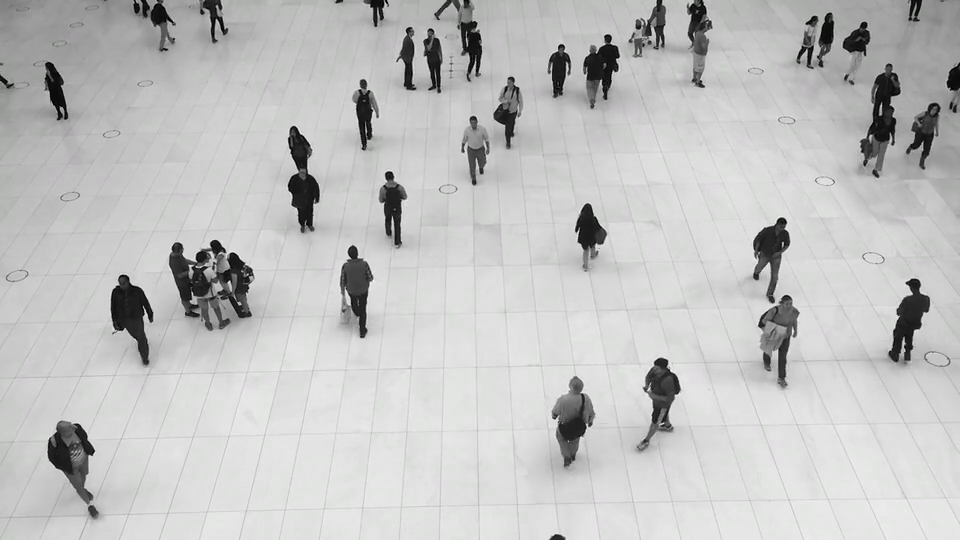
#> input picture frame 34 of 06_CV_영상처리실습자료/cv_images/walk.mp4, 960 x 540 px, given in place of city.mp4, which was not available
$ jupyter execute 'C-11_퀴즈.ipynb'   (text cells are left out)
#> lines starting #> are read from the running program, lines starting #| are printed output that depends on the picture
[cell 1]
# 동영상 실행하기
import cv2

cap = cv2.VideoCapture('city.mp4')

while cap.isOpened():
    ret, frame = cap.read()
#> frame is the input picture: shape (540, 960, 3); mean B, G, R 193.4, 193.8, 193.5

    if not ret:
        break

    cv2.imshow('video', frame)

    if cv2.waitKey(1) == ord('q'):
#> (key q is pressed here)
        break

cap.release()
cv2.destroyAllWindows()

[cell 2]
import cv2

cap = cv2.VideoCapture('city.mp4')
fourcc = cv2.VideoWriter_fourcc(*'DIVX')   # 비디오 파일 저장

width = round(cap.get(cv2.CAP_PROP_FRAME_WIDTH))
height = round(cap.get(cv2.CAP_PROP_FRAME_HEIGHT))
fps = cap.get(cv2.CAP_PROP_FPS)

out = cv2.VideoWriter('city_output.avi', fourcc, fps*4, (height, width))

while cap.isOpened():
    ret, frame = cap.read()

    if not ret:
        break

    rotate_frame = cv2.rotate(frame, cv2.ROTATE_90_COUNTERCLOCKWISE) # 시계 반대방향으로 90회전
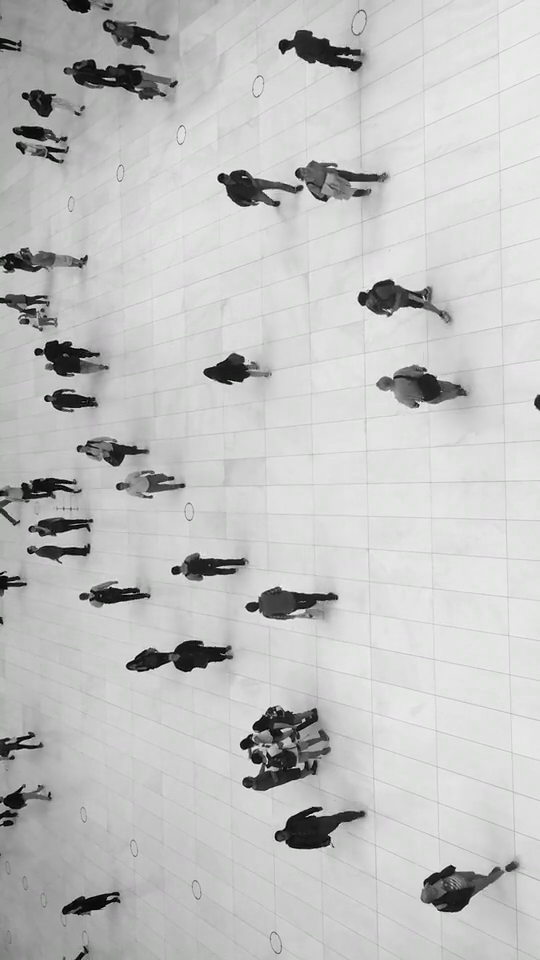
#> rotate_frame: shape (960, 540, 3); mean B, G, R 193.4, 193.8, 193.5
    out.write(rotate_frame)

    cv2.imshow('video', frame)

    if cv2.waitKey(1) == ord('q'):
#> (key q is pressed here)
        break

out.release()
cap.release()
cv2.destroyAllWindows()


$ run again, starting later in the video
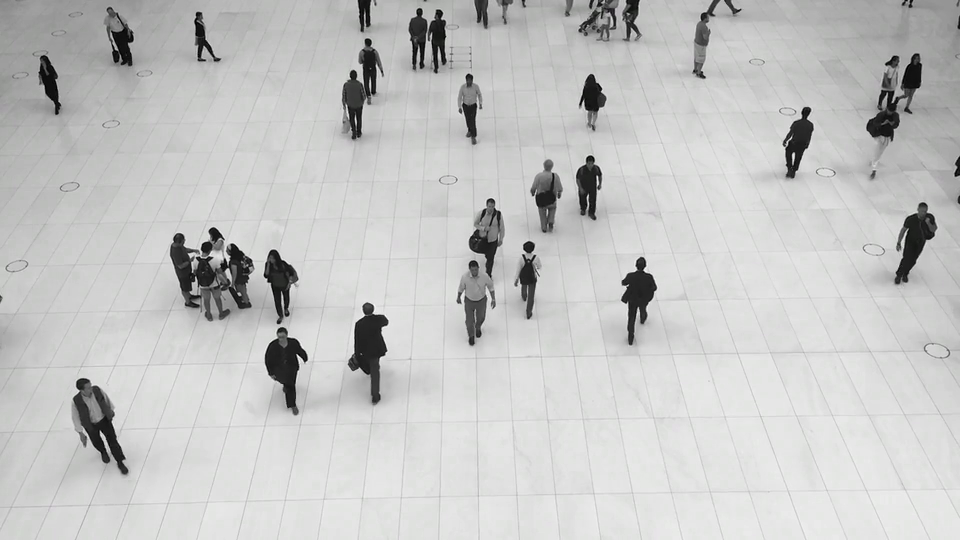
#> input picture frame 153 of 06_CV_영상처리실습자료/cv_images/walk.mp4, 960 x 540 px, given in place of city.mp4, which was not available
#> frame is the input picture: shape (540, 960, 3); mean B, G, R 196.3, 196.9, 196.5
#> `rotate_frame = cv2.rotate(frame, cv2.ROTATE_90_COUNTERCLOCKWISE)`:
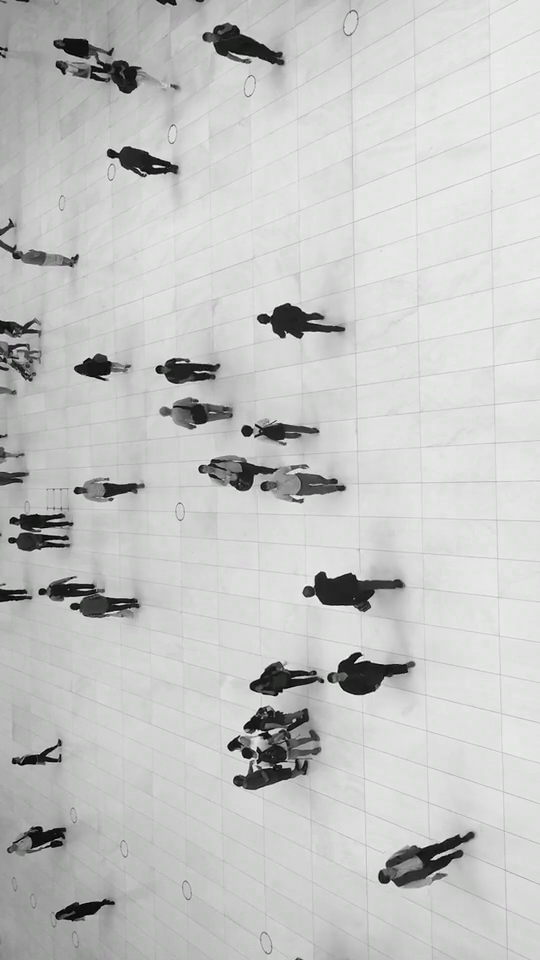
#> rotate_frame: shape (960, 540, 3); mean B, G, R 196.3, 196.9, 196.5

$ run again, starting later in the video
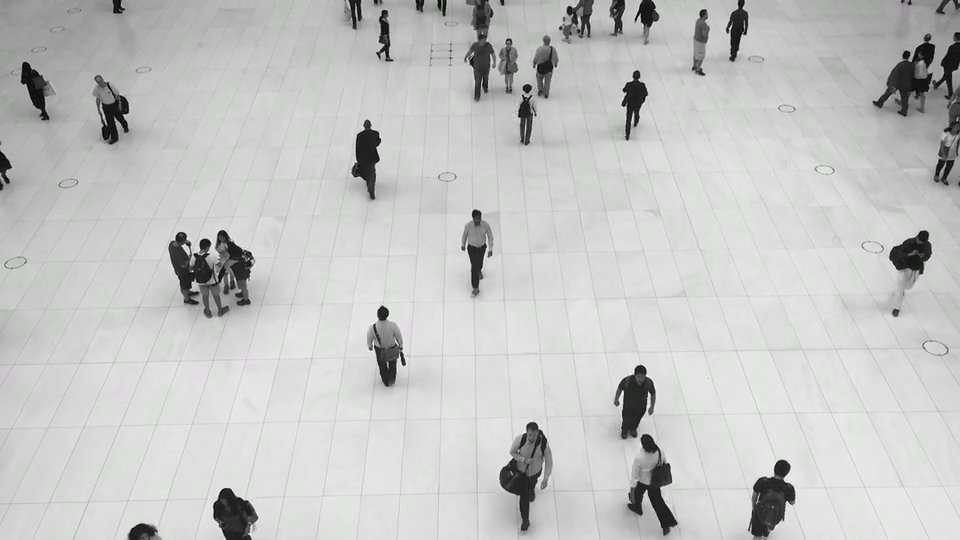
#> input picture frame 272 of 06_CV_영상처리실습자료/cv_images/walk.mp4, 960 x 540 px, given in place of city.mp4, which was not available
#> frame is the input picture: shape (540, 960, 3); mean B, G, R 196.9, 197.4, 197.1
#> `rotate_frame = cv2.rotate(frame, cv2.ROTATE_90_COUNTERCLOCKWISE)`:
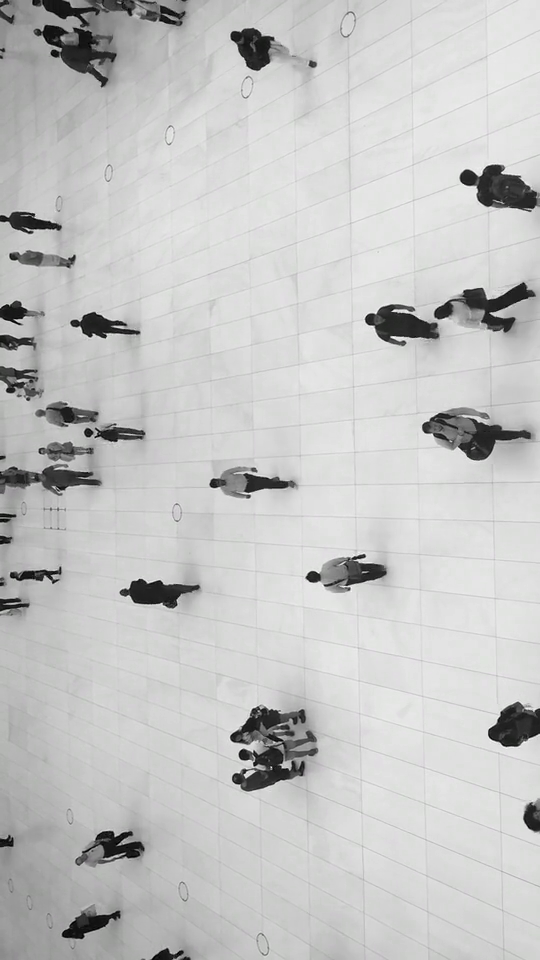
#> rotate_frame: shape (960, 540, 3); mean B, G, R 196.9, 197.4, 197.1
